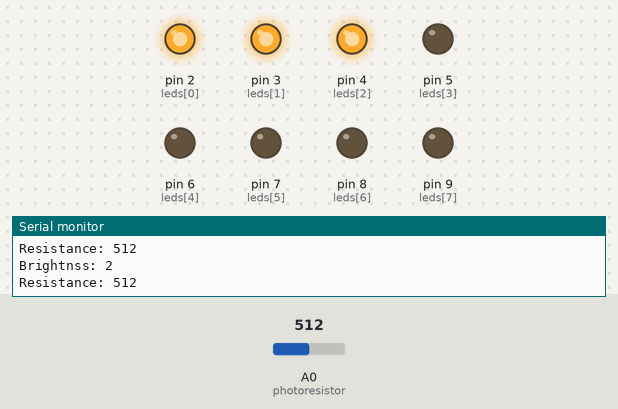
Bench run of a sketch on a simulated Arduino Uno, built with avr-gcc and run on an emulated ATmega328P. Shown: output pins drawn as LEDs (lit = HIGH), the last lines printed to the serial monitor. Inputs (shaded band) come from the test bench; at power-on: A0 (photoresistor) = 512.

Above: at 1.2 s.
1.3 s: A0 (photoresistor) set to 468
At 2.0 s:
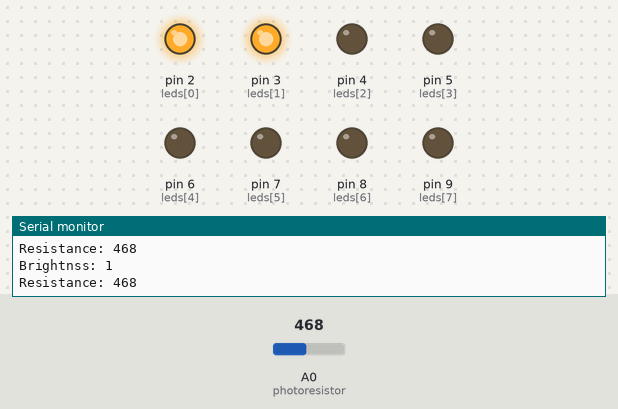
2.8 s: A0 (photoresistor) set to 399
4.3 s: A0 (photoresistor) set to 378
At 5.4 s:
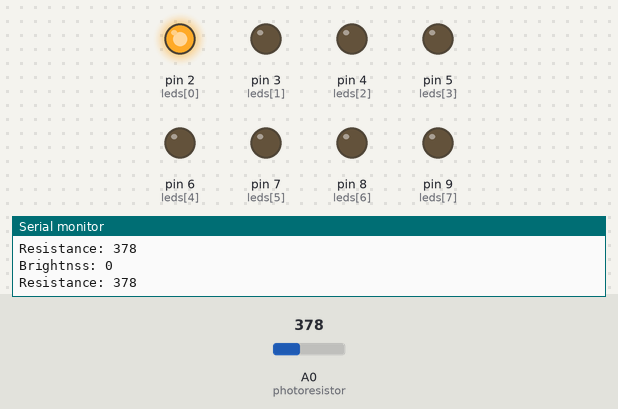
5.8 s: A0 (photoresistor) set to 224
7.3 s: A0 (photoresistor) set to 191
At 7.7 s:
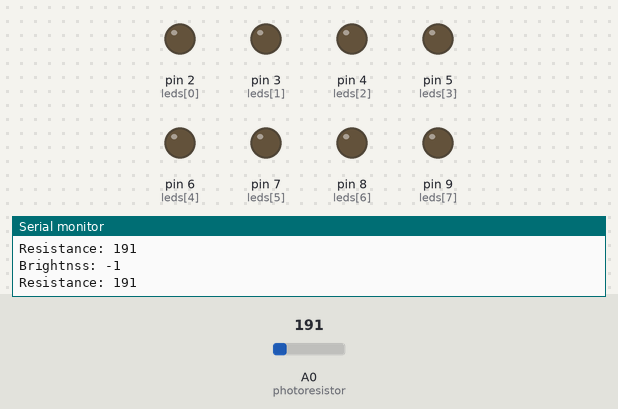
8.8 s: A0 (photoresistor) set to 1023
At 10.0 s:
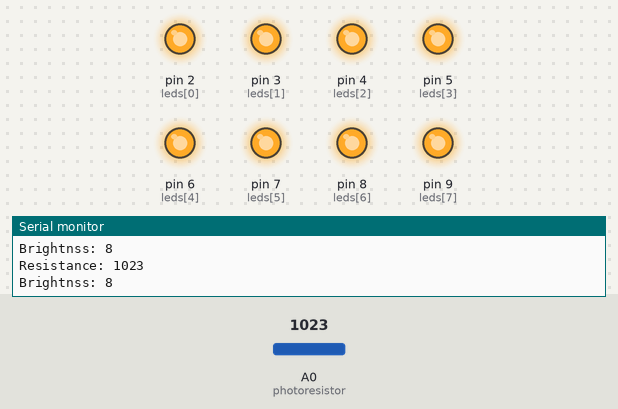
Timing chart, 0 to 11.3 s (numbered marks = the images above; inputs shaded):
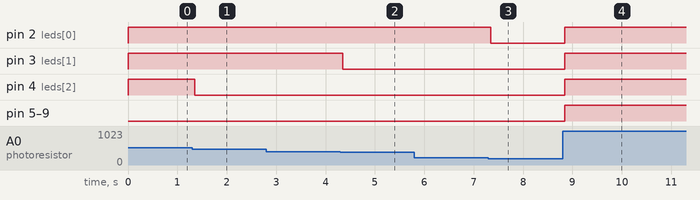

Measured:
- the behaviour switches between 481 and 480 on A0 (photoresistor) (found by bisection; images 0 and 1)
- the behaviour switches between 391 and 390 on A0 (photoresistor) (found by bisection; images 1 and 2)
- the behaviour switches between 210 and 209 on A0 (photoresistor) (found by bisection; images 2 and 3)
- after the input at 1.3 s, pin 4 (leds[2]): HIGH → LOW after 0.05 s
- after the input at 4.3 s, pin 3 (leds[1]): HIGH → LOW after 0.05 s
- after the input at 7.3 s, pin 2 (leds[0]): HIGH → LOW after 0.05 s
- after the input at 8.8 s, pin 2 (leds[0]), pin 3 (leds[1]), pin 4 (leds[2]), pin 5 (leds[3]), pin 6 (leds[4]), pin 7 (leds[5]), pin 8 (leds[6]), pin 9 (leds[7]): LOW → HIGH after 0.05 s

The sketch:

act_8_photo_resitor.ino
```cpp
// constants
const int ledCouunt = 8;
const int leds[ledCouunt] = {2, 3, 4, 5, 6, 7, 8, 9};
const int photoresistor = A0;

// variables
int resistance;
int brightness;

void setup() {
  // put your setup code here, to run once:
  for (int i = 0; i < ledCouunt; i++) {
    pinMode(leds[i], OUTPUT);
  }

  Serial.begin(9600);
}

void loop() {
  // put your main code here, to run repeatedly:
  resistance = analogRead(photoresistor);
  brightness = map(resistance, 300, 1023, 0, ledCouunt);

  Serial.print("Resistance: ");
  Serial.println(resistance);

  Serial.print("Brightnss: ");
  Serial.println(brightness);

  for (int led = 0; led < ledCouunt; led++) {
    if (led > brightness) {
      digitalWrite(leds[led], LOW);
    } else {
      digitalWrite(leds[led], HIGH);
    }
  }
}
```
